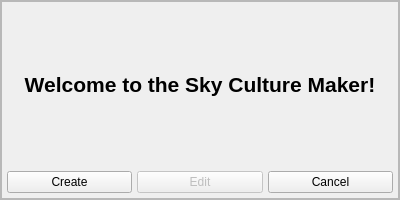
<?xml version="1.0" encoding="UTF-8"?>
<ui version="4.0">
 <class>scmStartDialog</class>
 <widget class="QWidget" name="scmStartDialog">
  <property name="geometry">
   <rect>
    <x>0</x>
    <y>0</y>
    <width>400</width>
    <height>200</height>
   </rect>
  </property>
  <property name="styleSheet">
   <string notr="true"/>
  </property>
  <layout class="QVBoxLayout">
   <property name="spacing">
    <number>0</number>
   </property>
   <property name="leftMargin">
    <number>0</number>
   </property>
   <property name="topMargin">
    <number>0</number>
   </property>
   <property name="rightMargin">
    <number>0</number>
   </property>
   <property name="bottomMargin">
    <number>0</number>
   </property>
   <item>
    <widget class="TitleBar" name="titleBar">
     <property name="title" stdset="0">
      <string>Sky Culture Maker</string>
     </property>
    </widget>
   </item>
   <item>
    <widget class="QFrame" name="Content">
     <property name="sizePolicy">
      <sizepolicy hsizetype="Preferred" vsizetype="Minimum">
       <horstretch>0</horstretch>
       <verstretch>0</verstretch>
      </sizepolicy>
     </property>
     <property name="frameShape">
      <enum>QFrame::StyledPanel</enum>
     </property>
     <layout class="QGridLayout" name="gridLayout_2">
      <property name="leftMargin">
       <number>0</number>
      </property>
      <property name="topMargin">
       <number>0</number>
      </property>
      <property name="rightMargin">
       <number>0</number>
      </property>
      <property name="bottomMargin">
       <number>0</number>
      </property>
      <property name="spacing">
       <number>0</number>
      </property>
      <item row="0" column="0" colspan="2">
       <widget class="QFrame" name="frame">
        <property name="sizePolicy">
         <sizepolicy hsizetype="Preferred" vsizetype="MinimumExpanding">
          <horstretch>0</horstretch>
          <verstretch>0</verstretch>
         </sizepolicy>
        </property>
        <property name="frameShape">
         <enum>QFrame::StyledPanel</enum>
        </property>
        <property name="frameShadow">
         <enum>QFrame::Raised</enum>
        </property>
        <layout class="QGridLayout" name="gridLayout_3">
         <property name="leftMargin">
          <number>0</number>
         </property>
         <property name="topMargin">
          <number>0</number>
         </property>
         <property name="rightMargin">
          <number>0</number>
         </property>
         <property name="bottomMargin">
          <number>0</number>
         </property>
         <property name="spacing">
          <number>0</number>
         </property>
         <item row="0" column="0">
          <layout class="QVBoxLayout" name="verticalLayout">
           <item>
            <widget class="QLabel" name="label">
             <property name="font">
              <font>
               <pointsize>16</pointsize>
               <weight>75</weight>
               <bold>true</bold>
               <strikeout>false</strikeout>
              </font>
             </property>
             <property name="text">
              <string>Welcome to the Sky Culture Maker!</string>
             </property>
             <property name="alignment">
              <set>Qt::AlignCenter</set>
             </property>
            </widget>
           </item>
           <item>
            <layout class="QHBoxLayout" name="horizontalLayout">
             <property name="spacing">
              <number>5</number>
             </property>
             <property name="leftMargin">
              <number>5</number>
             </property>
             <property name="topMargin">
              <number>5</number>
             </property>
             <property name="rightMargin">
              <number>5</number>
             </property>
             <property name="bottomMargin">
              <number>5</number>
             </property>
             <item>
              <widget class="QPushButton" name="scmStartCreatepushButton">
               <property name="toolTip">
                <string>Create a new sky culture</string>
               </property>
               <property name="text">
                <string>Create</string>
               </property>
              </widget>
             </item>
             <item>
              <widget class="QPushButton" name="scmStartEditpushButton">
               <property name="enabled">
                <bool>false</bool>
               </property>
               <property name="toolTip">
                <string>Not implemented yet.</string>
               </property>
               <property name="text">
                <string>Edit</string>
               </property>
              </widget>
             </item>
             <item>
              <widget class="QPushButton" name="scmStartCancelpushButton">
               <property name="text">
                <string>Cancel</string>
               </property>
              </widget>
             </item>
            </layout>
           </item>
          </layout>
         </item>
        </layout>
       </widget>
      </item>
     </layout>
    </widget>
   </item>
  </layout>
 </widget>
 <customwidgets>
  <customwidget>
   <class>TitleBar</class>
   <extends>QFrame</extends>
   <header location="global">Dialog.hpp</header>
   <container>1</container>
  </customwidget>
 </customwidgets>
 <resources/>
 <connections/>
</ui>
